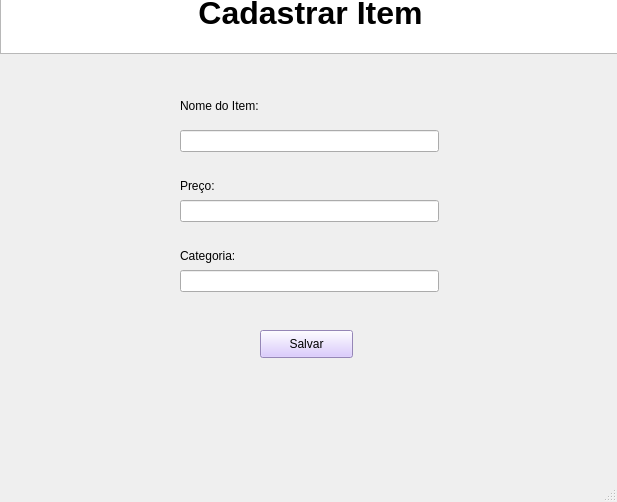
<?xml version="1.0" encoding="UTF-8"?>
<ui version="4.0">
 <class>MainWindow</class>
 <widget class="QMainWindow" name="MainWindow">
  <property name="geometry">
   <rect>
    <x>0</x>
    <y>0</y>
    <width>617</width>
    <height>502</height>
   </rect>
  </property>
  <property name="maximumSize">
   <size>
    <width>16777215</width>
    <height>16777200</height>
   </size>
  </property>
  <property name="windowTitle">
   <string>MainWindow</string>
  </property>
  <property name="windowOpacity">
   <double>0.000000000000000</double>
  </property>
  <property name="autoFillBackground">
   <bool>false</bool>
  </property>
  <widget class="QWidget" name="centralwidget">
   <widget class="QLabel" name="label_2">
    <property name="geometry">
     <rect>
      <x>180</x>
      <y>90</y>
      <width>259</width>
      <height>31</height>
     </rect>
    </property>
    <property name="text">
     <string>Nome do Item:</string>
    </property>
   </widget>
   <widget class="QLineEdit" name="lineEdit_2">
    <property name="geometry">
     <rect>
      <x>180</x>
      <y>200</y>
      <width>259</width>
      <height>22</height>
     </rect>
    </property>
    <property name="text">
     <string/>
    </property>
   </widget>
   <widget class="QLineEdit" name="lineEdit">
    <property name="geometry">
     <rect>
      <x>180</x>
      <y>130</y>
      <width>259</width>
      <height>22</height>
     </rect>
    </property>
   </widget>
   <widget class="QLabel" name="label_3">
    <property name="geometry">
     <rect>
      <x>180</x>
      <y>170</y>
      <width>259</width>
      <height>31</height>
     </rect>
    </property>
    <property name="text">
     <string>Preço:</string>
    </property>
   </widget>
   <widget class="QLabel" name="label_4">
    <property name="geometry">
     <rect>
      <x>180</x>
      <y>240</y>
      <width>259</width>
      <height>31</height>
     </rect>
    </property>
    <property name="text">
     <string>Categoria:</string>
    </property>
   </widget>
   <widget class="QLineEdit" name="lineEdit_3">
    <property name="geometry">
     <rect>
      <x>180</x>
      <y>270</y>
      <width>259</width>
      <height>22</height>
     </rect>
    </property>
   </widget>
   <widget class="QTextEdit" name="textEdit">
    <property name="geometry">
     <rect>
      <x>0</x>
      <y>-10</y>
      <width>621</width>
      <height>64</height>
     </rect>
    </property>
    <property name="html">
     <string>&lt;!DOCTYPE HTML PUBLIC &quot;-//W3C//DTD HTML 4.0//EN&quot; &quot;http://www.w3.org/TR/REC-html40/strict.dtd&quot;&gt;
&lt;html&gt;&lt;head&gt;&lt;meta name=&quot;qrichtext&quot; content=&quot;1&quot; /&gt;&lt;meta charset=&quot;utf-8&quot; /&gt;&lt;style type=&quot;text/css&quot;&gt;
p, li { white-space: pre-wrap; }
hr { height: 1px; border-width: 0; }
li.unchecked::marker { content: &quot;\2610&quot;; }
li.checked::marker { content: &quot;\2612&quot;; }
&lt;/style&gt;&lt;/head&gt;&lt;body style=&quot; font-family:'Segoe UI'; font-size:9pt; font-weight:400; font-style:normal;&quot;&gt;
&lt;p align=&quot;center&quot; style=&quot; margin-top:0px; margin-bottom:0px; margin-left:0px; margin-right:0px; -qt-block-indent:0; text-indent:0px;&quot;&gt;&lt;span style=&quot; font-size:24pt; font-weight:696;&quot;&gt;Cadastrar Item&lt;/span&gt;&lt;/p&gt;&lt;/body&gt;&lt;/html&gt;</string>
    </property>
   </widget>
   <widget class="QPushButton" name="pushButton">
    <property name="geometry">
     <rect>
      <x>260</x>
      <y>330</y>
      <width>93</width>
      <height>28</height>
     </rect>
    </property>
    <property name="styleSheet">
     <string notr="true">
background-color: rgb(209, 187, 255);</string>
    </property>
    <property name="text">
     <string>Salvar</string>
    </property>
   </widget>
  </widget>
  <widget class="QStatusBar" name="statusbar"/>
 </widget>
 <resources/>
 <connections/>
</ui>
